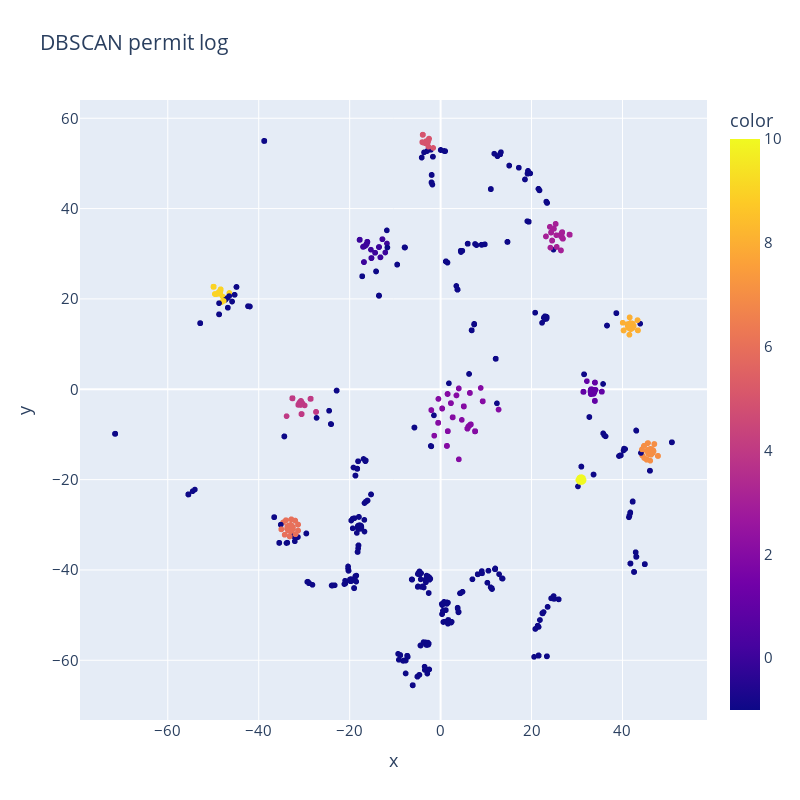

This figure's notebook cell:
### Code cell
fig = px.scatter(tdf_pl_18, x = tsne_representation_pl_18[:, 0], y = tsne_representation_pl_18[:, 1],
                color = tdf_pl_18['DBSCAN_label'].to_list(),
                height = 800, width = 800,
                title = "DBSCAN permit log")
fig.update_layout(font_size =15)
#fig.show()

### Figure 1 — Plotly figure (JSON) as saved in the notebook; plotly's stock layout.template omitted (floating-point values rounded to 4 significant figures; data arrays with more than 128 entries replaced by an {"elided": "..."} marker saying what was removed)
{"data": [{"hovertemplate": "x=%{x}<br>y=%{y}<br>color=%{marker.color}<extra></extra>", "legendgroup": "", "marker": {"color": {"elided": "5584 int values"}, "coloraxis": "coloraxis", "symbol": "circle"}, "mode": "markers", "name": "", "showlegend": false, "type": "scattergl", "x": {"elided": "5584 float values"}, "xaxis": "x", "y": {"elided": "5584 float values"}, "yaxis": "y"}], "layout": {"coloraxis": {"colorbar": {"title": {"text": "color"}}, "colorscale": [[0, "#0d0887"], [0.1111, "#46039f"], [0.2222, "#7201a8"], [0.3333, "#9c179e"], [0.4444, "#bd3786"], [0.5556, "#d8576b"], [0.6667, "#ed7953"], [0.7778, "#fb9f3a"], [0.8889, "#fdca26"], [1, "#f0f921"]]}, "font": {"size": 15}, "height": 800, "legend": {"tracegroupgap": 0}, "title": {"text": "DBSCAN permit log"}, "width": 800, "xaxis": {"anchor": "y", "domain": [0, 1], "title": {"text": "x"}}, "yaxis": {"anchor": "x", "domain": [0, 1], "title": {"text": "y"}}}}
